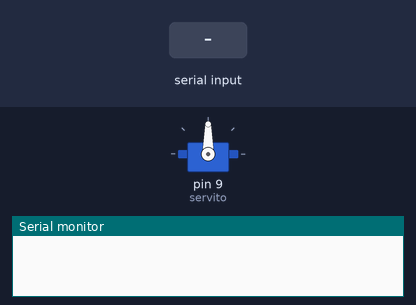
The sketch below on a simulated Arduino Uno, built with avr-gcc and run on an emulated ATmega328P. Parts: servo, the last lines printed to the serial monitor. The inputs (shaded band) are chosen by the test bench.

Above: at 1.2 s.
1.3 s: "1" received over the second serial link
At 1.6 s:
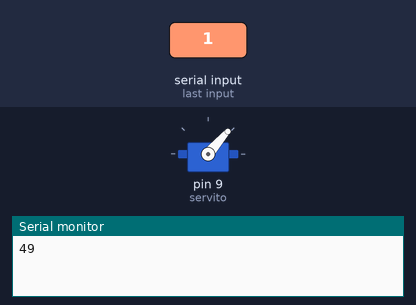
2.8 s: "0" received over the second serial link
At 4.0 s:
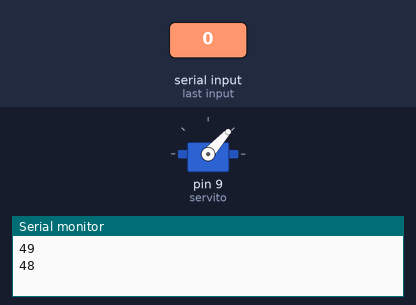
Timing chart, 0 to 5.8 s (numbered marks = the images above; inputs shaded):
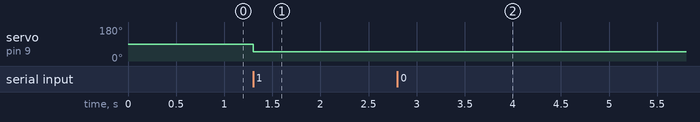

The sketch:

ONTROL_DE_SERVO_POR_APP_ANDROID_DESARROLLADA_EN_APPINVENTOR2.ino
```cpp
/*CONTROL DE SERVOS POR APLICACIÓN ANDROID REALIZADA EN APPINVENTOR2*/
//Desarrollado por José Acosta      2017 - 02 - 21
//jz.akta@gmail.com

#include<SoftwareSerial.h>
#include <Servo.h>
Servo servito;

int BlueTx= 10;
int BlueRx= 11;

SoftwareSerial bluetooth (BlueTx , BlueRx);

void setup() {

servito.attach(9);    //Establecemos la salida del servo al pin 9
Serial.begin(9600);   //Establecemos la comunicación serial

bluetooth.begin(9600);  //Enñazamos comunicación con bluetooth

}

void loop() {

  if (bluetooth.available()>0)        //Si existe comunicación se realizará lo siguiente:
  {
    int posicion = bluetooth.read();  //lectura de posición y asignación a variable
    Serial.println(posicion);         //impresión de posición
    servito.write(posicion);          //Escritura de posición en servomotor
  }


}
```

Measured:
- after the input at 1.3 s, servo on pin 9 (servito): 90° → 49° at once
- after the input at 2.8 s, servo on pin 9 (servito): 49° → 48° at once
